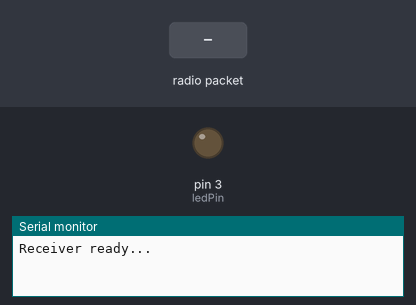
Recording of a sketch running on a simulated Arduino Uno, built with avr-gcc and run on an emulated ATmega328P. Shown: output pins drawn as LEDs (lit = HIGH), the last lines printed to the serial monitor. The test bench sets the inputs (shaded band). No radio packets arrive unless stated.

Above: at 1.2 s.
1.3 s: radio packet "ON" arrives
At 2.0 s:
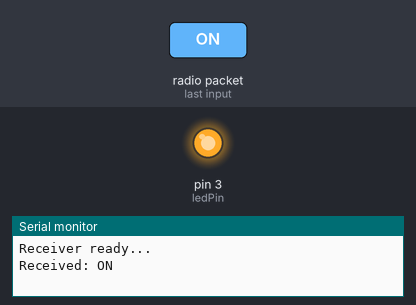
2.8 s: radio packet "OFF" arrives
At 3.2 s:
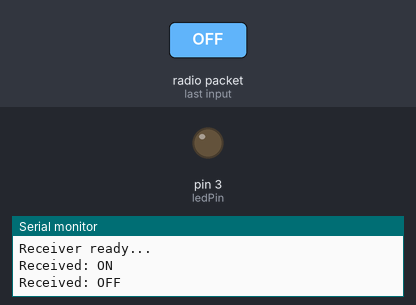
Timing chart, 0 to 5.8 s (numbered marks = the images above; inputs shaded):
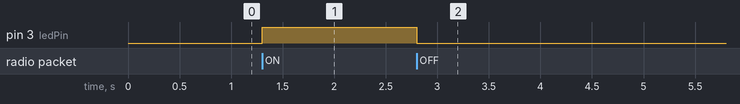

The sketch:

nRF24L01_LED_Reciver.ino
```cpp
// nRF24L01 LED Receiver

#include <SPI.h>
#include <nRF24L01.h>
#include <RF24.h>

RF24 radio(9, 10);
const byte address[6] = "00001";
const int ledPin = 3;

void setup() {
  pinMode(ledPin, OUTPUT);
  Serial.begin(115200);

  radio.begin();
  radio.setChannel(76);
  radio.setDataRate(RF24_1MBPS);
  radio.setPALevel(RF24_PA_LOW);

  radio.openReadingPipe(1, address);
  radio.startListening();

  Serial.println("Receiver ready...");
}

void loop() {
  if (radio.available()) {
    char msg[32] = {0};
    radio.read(&msg, sizeof(msg));
    Serial.print("Received: ");
    Serial.println(msg);

    if (!strcmp(msg, "ON"))  digitalWrite(ledPin, HIGH);
    if (!strcmp(msg, "OFF")) digitalWrite(ledPin, LOW);
  }
}
```

Measured:
- after the input at 1.3 s, pin 3 (ledPin): LOW → HIGH at once
- after the input at 2.8 s, pin 3 (ledPin): HIGH → LOW at once
